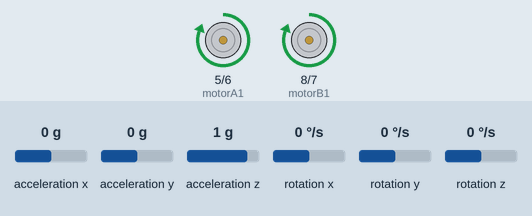
This sketch was run on a simulated Arduino Uno, built with avr-gcc and run on an emulated ATmega328P. Shown: motor-driver pin pairs drawn as motors (green arrow = first pin HIGH = forward, orange = second pin HIGH = backward, longer = more drive, scaled by the enable pin). The test bench sets the inputs (shaded band); at power-on: acceleration y 0 g, rotation x 0 °/s, acceleration z 1 g, acceleration x 0 g, rotation y 0 °/s, rotation z 0 °/s. What the sketch prints to the serial monitor is not drawn.

Above: at 1.2 s.
1.3 s: acceleration y set to -1.4 g
At 2.5 s:
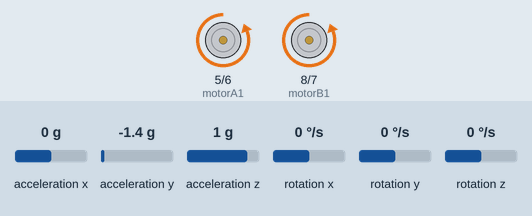
2.8 s: rotation x set to 100 °/s
At 3.68 s:
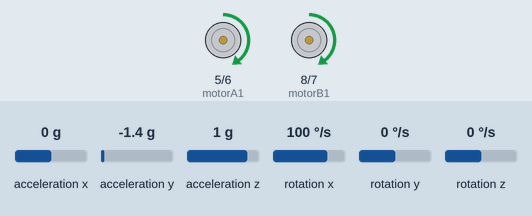
5.2 s: acceleration z set to 0.4 g
At 6.54 s:
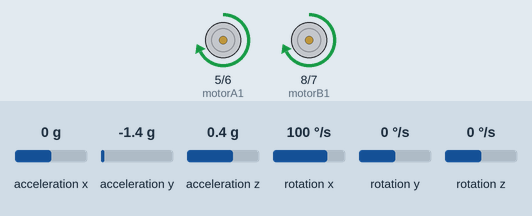
8.2 s: acceleration y set to -0.8 g
Timing chart, 0 to 10.9 s (numbered marks = the images above; inputs shaded):
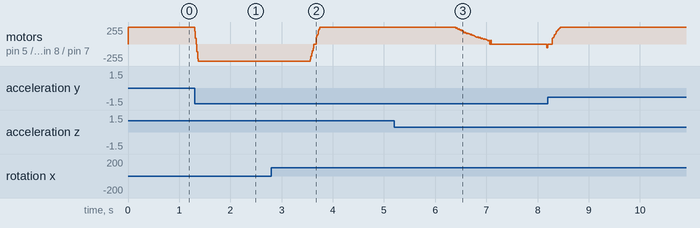

Measured:
- after the input at 1.3 s, motor on pin 5 (motorA1) / pin 6 (motorA2), motor on pin 8 (motorB1) / pin 7 (motorB2): forward 255/255 → backward 255/255 at once
- after the input at 2.8 s, motor on pin 5 (motorA1) / pin 6 (motorA2), motor on pin 8 (motorB1) / pin 7 (motorB2): moves from backward 255/255 to forward 255/255 over 0.19 s, starting after 0.76 s

The sketch:

robofull.ino
```cpp
#include <Wire.h>
#include <MPU6050.h>

MPU6050 mpu;

// Motor A
int motorA1 = 5;
int motorA2 = 6;
int enableA = 9;

// Motor B
int motorB1 = 8;
int motorB2 = 7;
int enableB = 10;

// Variables to hold motor speed
int speed = 0;

// Angle where robot is balanced
float setpoint = -3.40;

// PID constants
double Kp = 100;
double Ki = 0;
double Kd = 0.5;

// PID variables
double error, lastError;
double integral, derivative;
double output;

// Complementary filter variables
float angle = 0.0;
float alpha = 0.98;
unsigned long lastTime;

void setup() {
  Serial.begin(115200);
  Serial.println("Initializing...");
  Wire.begin();
  mpu.initialize();

  if (!mpu.testConnection()) {
    Serial.println("MPU6050 connection failed");
    while (1) {
      delay(1000);
      Serial.println("Attempting to reconnect...");
    }
  } else {
    Serial.println("MPU6050 connection successful");
  }

  pinMode(motorA1, OUTPUT);
  pinMode(motorA2, OUTPUT);
  pinMode(enableA, OUTPUT);

  pinMode(motorB1, OUTPUT);
  pinMode(motorB2, OUTPUT);
  pinMode(enableB, OUTPUT);

  lastTime = millis();
}

void loop() {

  int16_t ax, ay, az, gx, gy, gz;
  mpu.getMotion6(&ax, &ay, &az, &gx, &gy, &gz);


  float accAngle = atan2(ay, az) * 180 / PI;


  float gyroRate = gx / 131.0;
  unsigned long currentTime = millis();
  float dt = (currentTime - lastTime) / 1000.0;
  lastTime = currentTime;


  angle = alpha * (angle + gyroRate * dt) + (1 - alpha) * accAngle;


  error = angle - setpoint;

  integral += error * dt;


  if (integral > 100) integral = 100;
  if (integral < -100) integral = -100;

  derivative = (error - lastError) / dt;
  lastError = error;
  output = Kp * error + Ki * integral + Kd * derivative;

  speed = output;


  if (speed > 255) speed = 255;
  if (speed < -255) speed = -255;


  if (abs(error) < 0.5) {
    speed = 0;
  }


  if (speed > 0) {
    analogWrite(enableA, speed);
    digitalWrite(motorA1, HIGH);
    digitalWrite(motorA2, LOW);
    analogWrite(enableB, speed);
    digitalWrite(motorB1, HIGH);
    digitalWrite(motorB2, LOW);
  } else if (speed < 0) {
    analogWrite(enableA, -speed);
    digitalWrite(motorA1, LOW);
    digitalWrite(motorA2, HIGH);
    analogWrite(enableB, -speed);
    digitalWrite(motorB1, LOW);
    digitalWrite(motorB2, HIGH);
  } else {
    analogWrite(enableA, 0);
    digitalWrite(motorA1, LOW);
    digitalWrite(motorA2, LOW);
    analogWrite(enableB, 0);
    digitalWrite(motorB1, LOW);
    digitalWrite(motorB2, LOW);
  }

  delay(10);
}
```
